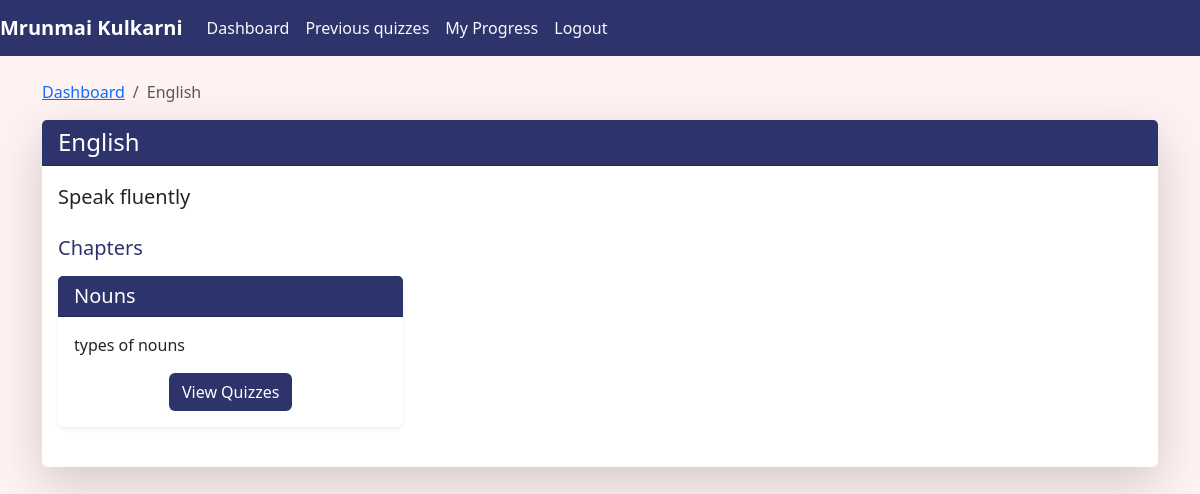
The app's page /user/subject/2 (signed in) with its own data.
### app.py (models this page shows)
class UserAccount(db.Model):
    __tablename__="UserAccount"
    id=db.Column(db.Integer, primary_key=True)
    fullname=db.Column(db.String(80),nullable=False)
    email=db.Column(db.String(120),unique=True,nullable=False)
    password=db.Column(db.String(120),nullable=False)
    qualification=db.Column(db.String(120),nullable=False)
    dob=db.Column(db.String(120),nullable=False)
    is_admin=db.Column(db.Boolean,nullable=False,default=False)
    user_scores=db.relationship('UserScore',back_populates='user_account',cascade='all,delete-orphan')

class CourseTopic(db.Model):
    __tablename__="CourseTopic"
    id=db.Column(db.Integer, primary_key=True)
    name=db.Column(db.String(80),nullable=False)
    description=db.Column(db.String(120),nullable=False)
    course_sections=db.relationship("CourseSection", back_populates='course_topic',cascade="all,delete-orphan")

class CourseSection(db.Model):
    __tablename__="CourseSection"
    id=db.Column(db.Integer, primary_key=True)
    name=db.Column(db.String(80),nullable=False)
    description=db.Column(db.String(120),nullable=False)
    topic_id=db.Column(db.Integer, db.ForeignKey("CourseTopic.id"))
    course_topic=db.relationship("CourseTopic", back_populates='course_sections')
    quizzes=db.relationship("QuizTest",back_populates='course_section',cascade='all,delete-orphan')

### app.py (the view)
@app.route("/user/subject/<int:subid>")
def user_subject(subid):
    if 'user' in session:
        topic = CourseTopic.query.filter_by(id=subid).first()
        sections = CourseSection.query.filter_by(topic_id=subid).all()
        user = UserAccount.query.filter_by(id=session['user']).first()
        return render_template('user_subject.html', subject=topic, chapters=sections, user=user)
    return redirect('/login')

### templates/user_subject.html (shortened to what this page needs)
{% extends "index.html" %}
{% block content %}
<nav class="navbar navbar-expand-lg navbar-dark" style="background-color: #2D336B;">
    <a class="navbar-brand fw-bold" href="/user">{{ user.fullname }}</a>
    <div class="collapse navbar-collapse" id="navbarNavAltMarkup">
        <div class="navbar-nav">
            <a class="nav-item nav-link text-light" href="/user">Dashboard</a>
            <a class="nav-item nav-link text-light" href="/user/prevquizes">Previous quizzes</a>
            <a class="nav-item nav-link text-light" href="/user/progress">My Progress</a>
            <a class="nav-item nav-link text-light" href="/logoutuser">Logout</a>
        </div>
    </div>
</nav>
<div class="container mt-4">
    <div class="row">
        <div class="col-md-12">
            <nav aria-label="breadcrumb">
                <ol class="breadcrumb">
                    <li class="breadcrumb-item"><a href="/user">Dashboard</a></li>
                    <li class="breadcrumb-item active" aria-current="page">{{ subject.name }}</li>
                </ol>
            </nav>
            <div class="card shadow-lg mb-4 border-0">
                <div class="card-header text-white" style="background-color: #2D336B;">
                    <h4 class="mb-0">{{ subject.name }}</h4>
                </div>
                <div class="card-body">
                    <p class="lead">{{ subject.description }}</p>
                    <h5 class="mt-4 mb-3" style="color: #2D336B;">Chapters</h5>
                    <div class="row">
                        {% for chapter in chapters %}
                        <div class="col-md-4 mb-4">
                            <div class="card h-100 border-0 shadow-sm">
                                <div class="card-header text-white" style="background-color: #2D336B;">
                                    <h5 class="mb-0">{{ chapter.name }}</h5>
                                </div>
                                <div class="card-body">
                                    <p>{{ chapter.description }}</p>
                                    <div class="text-center">
                                        <a href="/user/chapter/{{ chapter.id }}" class="btn text-white" style="background-color: #2D336B;">View Quizzes</a>
                                    </div>
                                </div>
                            </div>
                        </div>
                        {% else %}
                        <div class="col-12 text-center">
                            <p class="lead">No chapters available for this subject yet.</p>
                        </div>
                        {% endfor %}
                    </div>
                </div>
            </div>
        </div>
    </div>
</div>
{% endblock %}

### static/css/style.css (style rules this page uses)
body { background-color: #FFF2F2 !important; }

### records on screen
UserAccount: fullname "Mrunmai Kulkarni"
CourseTopic: name "English", description "Speak fluently"
CourseSection: name "Nouns", description "types of nouns"
